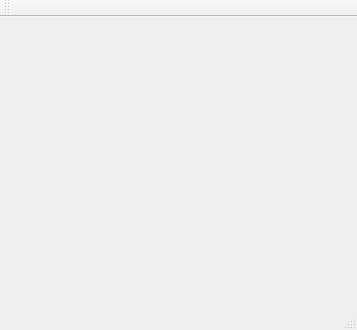
<?xml version="1.0" encoding="UTF-8"?>
<ui version="4.0">
 <class>MainWindow</class>
 <widget class="QMainWindow" name="MainWindow">
  <property name="geometry">
   <rect>
    <x>0</x>
    <y>0</y>
    <width>357</width>
    <height>330</height>
   </rect>
  </property>
  <property name="windowTitle">
   <string>MainWindow</string>
  </property>
  <widget class="QWidget" name="centralWidget">
   <layout class="QGridLayout" name="gridLayout"/>
  </widget>
  <widget class="QMenuBar" name="menuBar">
   <property name="geometry">
    <rect>
     <x>0</x>
     <y>0</y>
     <width>357</width>
     <height>21</height>
    </rect>
   </property>
  </widget>
  <widget class="QToolBar" name="mainToolBar">
   <attribute name="toolBarArea">
    <enum>TopToolBarArea</enum>
   </attribute>
   <attribute name="toolBarBreak">
    <bool>false</bool>
   </attribute>
  </widget>
  <widget class="QStatusBar" name="statusBar"/>
 </widget>
 <layoutdefault spacing="6" margin="11"/>
 <resources/>
 <connections/>
</ui>
